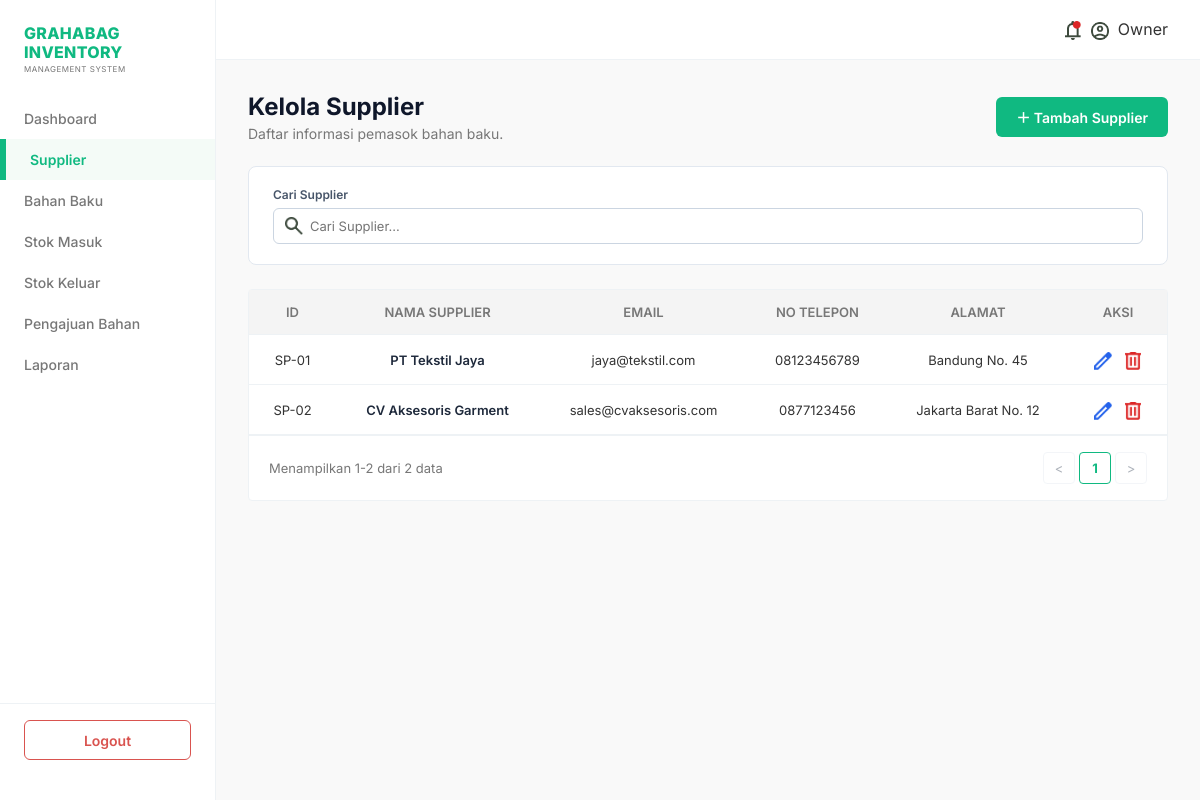
The page /pages/supplier.php (signed in) on the database its author committed.
### tables this page shows
CREATE TABLE suppliers (
    supplier_id INT AUTO_INCREMENT PRIMARY KEY,
    supplier_name VARCHAR(50) NOT NULL,
    email VARCHAR(100) NOT NULL,
    no_telp VARCHAR(50) NOT NULL,
    address VARCHAR(255) NOT NULL
);

### pages/supplier.php (the view, shortened to what this page needs)
<?php
require_once '../includes/header.php';
require_once '../includes/sidebar.php';
$role = $_SESSION['role'] ?? 'admin';
$query_supplier = "SELECT * FROM suppliers ORDER BY supplier_id ASC";
$suppliers = $conn->query($query_supplier);
$total_supplier = $suppliers->num_rows;
?>
<div class="bahan-baku-container">
    <div class="page-header-action">
        <div class="header-left">
            <h1 class="page-title-main">Kelola Supplier</h1>
            <p class="page-subtitle-main">Daftar informasi pemasok bahan baku.</p>
        </div>
        <?php if ($role === 'owner'): ?>
        <button class="btn-add-primary btn-open-modal" data-target="addSupplierModal">＋ Tambah Supplier</button>
        <?php endif; ?>
    </div>
    <div class="filter-stok-wrapper">
        <div class="search-stock-box">
            <label>Cari Supplier</label>
            <div class="search-input-inner">
                <img src="../assets/icons/search.png" alt="Search" class="table-icon-img">
                <input type="text" id="tableSearch" placeholder="Cari Supplier...">
            </div>
        </div>
    </div>
    <div class="content-table-wrapper">
        <table class="data-table">
            <thead>
                <tr>
                    <th>ID</th>
                    <th>NAMA SUPPLIER</th>
                    <th>EMAIL</th>
                    <th>NO TELEPON</th>
                    <th>ALAMAT</th>
                    <?php if ($role === 'owner'): ?>
                    <th>AKSI</th>
                    <?php endif; ?>
                </tr>
            </thead>
            <tbody>
                <?php if ($total_supplier > 0): ?>
                    <?php while($row = $suppliers->fetch_assoc()): ?>
                    <tr>
                        <td>SP-0<?php echo $row['supplier_id']; ?></td>
                        <td class="text-material-name"><?php echo htmlspecialchars($row['supplier_name']); ?></td>
                        <td><?php echo htmlspecialchars($row['email']); ?></td>
                        <td><?php echo htmlspecialchars($row['no_telp']); ?></td>
                        <td><?php echo htmlspecialchars($row['address']); ?></td>
                        <?php if ($role === 'owner'): ?>
                        <td style="text-align: center;">
                            <div class="action-buttons-flex">
                                <button class="btn-action-edit btnEditSupplierTrigger"
                                        data-id="<?php echo $row['supplier_id']; ?>"
                                        data-name="<?php echo htmlspecialchars($row['supplier_name']); ?>"
                                        data-email="<?php echo htmlspecialchars($row['email']); ?>"
                                        data-phone="<?php echo htmlspecialchars($row['no_telp']); ?>"
                                        data-address="<?php echo htmlspecialchars($row['address']); ?>">
                                    <img src="../assets/icons/edit.png" alt="Edit" class="table-icon-img">
                                </button>
                                <a href="../api/delete_supplier.php?id=<?php echo $row['supplier_id']; ?>"
                                   class="btn-action-delete btn-delete-confirm" data-confirm-message="Apakah Anda yakin ingin menghapus data supplier ini secara permanen?">
                                    <img src="../assets/icons/delete.png" alt="Delete" class="table-icon-img">
                                </a>
                            </div>
                        </td>
                        <?php endif; ?>
                    </tr>
                    <?php endwhile; ?>
                <?php else: ?>
                    <tr>
                        <td colspan="<?php echo ($role === 'owner') ? '6' : '5'; ?>" style="text-align: center; color: var(--text-secondary);">Belum ada data supplier.</td>
                    </tr>
                <?php endif; ?>
            </tbody>
        </table>
        <div class="table-footer-pagination">
            <div class="pagination-info">Menampilkan 1-<?php echo $total_supplier; ?> dari <?php echo $total_supplier; ?> data</div>
            <div class="pagination-controls">
            </div>
        </div>
    </div>
</div>
</div> </div> <script src="../assets/main.js?v=<?= time(); ?>"></script>
</body>
</html>

### assets/style.css (style rules this page uses)
:root { --main-green: #10b981; --light-green: #76c800; --pale-white: #f9f9f9; --light-gray: #f4f4f4; --accent-blue: #4fa3f7; --text-main: #333333; --text-secondary: #777777; --error-red: #d9534f; --success-green: #5cb85c; --border-color: #eef2f5; }
* { box-sizing: border-box; margin: 0; padding: 0; font-family: 'Inter', sans-serif; }
body { background-color: var(--pale-white); color: var(--text-main); }
.content-table-wrapper { background: #ffffff; border: 1px solid var(--border-color); border-radius: 4px; }
.table-icon-img { width: 18px; height: 18px; object-fit: contain; vertical-align: middle; }
.data-table { width: 100%; border-collapse: collapse; text-align: left; font-size: 13px; }
.data-table th { background-color: var(--light-gray); padding: 14px 20px; font-weight: 600; color: var(--text-secondary); border-bottom: 1px solid var(--border-color); text-align: center; }
.data-table td { padding: 14px 20px; border-bottom: 1px solid var(--border-color); text-align: center; }
.page-header-action { display: flex; justify-content: space-between; align-items: center; margin-bottom: 24px; }
.page-title-main { font-size: 24px; font-weight: 700; color: #0f172a; }
.page-subtitle-main { font-size: 14px; color: var(--text-secondary); margin-top: 4px; }
.btn-add-primary { background-color: #10b981; color: #ffffff; border: none; padding: 10px 20px; border-radius: 6px; font-weight: 600; font-size: 14px; cursor: pointer; transition: background 0.2s; }
.text-material-name { color: #1e293b; font-weight: 600 !important; }
.action-buttons-flex { display: flex; justify-content: center; gap: 12px; }
.btn-action-view, .btn-action-edit, .btn-action-delete { background: none; border: none; cursor: pointer; font-size: 18px; transition: transform 0.1s; text-decoration: none; }
.table-footer-pagination { padding: 16px 20px; display: flex; justify-content: space-between; align-items: center; border-top: 1px solid var(--border-color); }
.pagination-info { font-size: 13px; color: var(--text-secondary); }
.pagination-controls { display: flex; align-items: center; gap: 4px; }
.filter-stok-wrapper { background: #ffffff; border: 1px solid #e2e8f0; border-radius: 8px; padding: 20px 24px; display: flex; align-items: flex-end; gap: 20px; margin-bottom: 24px; }
.date-input-box label, .search-stock-box label { font-size: 12px; font-weight: 600; color: #475569; }
.search-stock-box { display: flex; flex-direction: column; gap: 6px; flex-grow: 1; }
.search-input-inner { position: relative; }
.search-input-inner .table-icon-img { position: absolute; left: 12px; top: 50%; transform: translateY(-50%); }
.search-input-inner input { width: 100%; padding: 9px 12px 9px 36px; border: 1px solid #cbd5e1; border-radius: 6px; font-size: 13px; outline: none; }

### rows shown on the page
suppliers: supplier_id "1", supplier_name "PT Tekstil Jaya", email "jaya@tekstil.com", no_telp "08123456789", address "Bandung No. 45"
suppliers: supplier_id "2", supplier_name "CV Aksesoris Garment", email "sales@cvaksesoris.com", no_telp "0877123456", address "Jakarta Barat No. 12"

### other values the page prints
$_SESSION['full_name'] "Owner"
